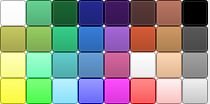
       <widget class="QFrame" name="colors_frame">
        <property name="sizePolicy">
         <sizepolicy hsizetype="Expanding" vsizetype="Expanding">
          <horstretch>0</horstretch>
          <verstretch>0</verstretch>
         </sizepolicy>
        </property>
        <property name="minimumSize">
         <size>
          <width>210</width>
          <height>104</height>
         </size>
        </property>
        <property name="maximumSize">
         <size>
          <width>160000</width>
          <height>104</height>
         </size>
        </property>
        <layout class="QGridLayout" name="gridLayout">
         <property name="margin">
          <number>0</number>
         </property>
         <property name="spacing">
          <number>0</number>
         </property>
         <item row="0" column="0">
          <widget class="QPushButton" name="pushButton_19">
           <property name="minimumSize">
            <size>
             <width>26</width>
             <height>26</height>
            </size>
           </property>
           <property name="maximumSize">
            <size>
             <width>26</width>
             <height>26</height>
            </size>
           </property>
           <property name="whatsThis">
            <string>16</string>
           </property>
           <property name="styleSheet">
            <string notr="true">background:rgb(255.000000, 255.000000, 255.000000)</string>
           </property>
           <property name="text">
            <string/>
           </property>
          </widget>
         </item>
         <item row="0" column="1">
          <widget class="QPushButton" name="pushButton_28">
           <property name="minimumSize">
            <size>
             <width>26</width>
             <height>26</height>
            </size>
           </property>
           <property name="maximumSize">
            <size>
             <width>26</width>
             <height>26</height>
            </size>
           </property>
           <property name="whatsThis">
            <string>27</string>
           </property>
           <property name="styleSheet">
            <string notr="true">background:rgb(47.940000, 159.885000, 93.075000)</string>
           </property>
           <property name="text">
            <string/>
           </property>
          </widget>
         </item>
         <item row="0" column="2">
          <widget class="QPushButton" name="pushButton_12">
           <property name="minimumSize">
            <size>
             <width>26</width>
             <height>26</height>
            </size>
           </property>
           <property name="maximumSize">
            <size>
             <width>26</width>
             <height>26</height>
            </size>
           </property>
           <property name="whatsThis">
            <string>7</string>
           </property>
           <property name="styleSheet">
            <string notr="true">background:rgb(0.000000, 70.125000, 23.970000)</string>
           </property>
           <property name="text">
            <string/>
           </property>
          </widget>
         </item>
         <item row="0" column="3">
          <widget class="QPushButton" name="pushButton_11">
           <property name="minimumSize">
            <size>
             <width>26</width>
             <height>26</height>
            </size>
           </property>
           <property name="maximumSize">
            <size>
             <width>26</width>
             <height>26</height>
            </size>
           </property>
           <property name="whatsThis">
            <string>5</string>
           </property>
           <property name="styleSheet">
            <string notr="true">background:rgb(0.000000, 4.080000, 95.115000)</string>
           </property>
           <property name="text">
            <string/>
           </property>
          </widget>
         </item>
         <item row="0" column="4">
          <widget class="QPushButton" name="pushButton_4">
           <property name="minimumSize">
            <size>
             <width>26</width>
             <height>26</height>
            </size>
           </property>
           <property name="maximumSize">
            <size>
             <width>26</width>
             <height>26</height>
            </size>
           </property>
           <property name="whatsThis">
            <string>8</string>
           </property>
           <property name="styleSheet">
            <string notr="true">background:rgb(36.975000, 0.000000, 67.065000)</string>
           </property>
           <property name="text">
            <string/>
           </property>
          </widget>
         </item>
         <item row="0" column="5">
          <widget class="QPushButton" name="pushButton_18">
           <property name="minimumSize">
            <size>
             <width>26</width>
             <height>26</height>
            </size>
           </property>
           <property name="maximumSize">
            <size>
             <width>26</width>
             <height>26</height>
            </size>
           </property>
           <property name="whatsThis">
            <string>11</string>
           </property>
           <property name="styleSheet">
            <string notr="true">background:rgb(61.965000, 33.915000, 31.110000)</string>
           </property>
           <property name="text">
            <string/>
           </property>
          </widget>
         </item>
         <item row="0" column="6">
          <widget class="QPushButton" name="pushButton_15">
           <property name="minimumSize">
            <size>
             <width>26</width>
             <height>26</height>
            </size>
           </property>
           <property name="maximumSize">
            <size>
             <width>26</width>
             <height>26</height>
            </size>
           </property>
           <property name="whatsThis">
            <string>10</string>
           </property>
           <property name="styleSheet">
            <string notr="true">background:rgb(136.935000, 70.890000, 51.000000)</string>
           </property>
           <property name="text">
            <string/>
           </property>
          </widget>
         </item>
         <item row="0" column="7">
          <widget class="QPushButton" name="pushButton">
           <property name="minimumSize">
            <size>
             <width>26</width>
             <height>26</height>
            </size>
           </property>
           <property name="maximumSize">
            <size>
             <width>26</width>
             <height>26</height>
            </size>
           </property>
           <property name="whatsThis">
            <string>1</string>
           </property>
           <property name="styleSheet">
            <string notr="true">background:rgb(0.0, 0, 0)</string>
           </property>
           <property name="text">
            <string/>
           </property>
          </widget>
         </item>
         <item row="1" column="0">
          <widget class="QPushButton" name="pushButton_26">
           <property name="minimumSize">
            <size>
             <width>26</width>
             <height>26</height>
            </size>
           </property>
           <property name="maximumSize">
            <size>
             <width>26</width>
             <height>26</height>
            </size>
           </property>
           <property name="whatsThis">
            <string>25</string>
           </property>
           <property name="styleSheet">
            <string notr="true">background:rgb(158.100000, 159.885000, 47.940000)</string>
           </property>
           <property name="text">
            <string/>
           </property>
          </widget>
         </item>
         <item row="1" column="1">
          <widget class="QPushButton" name="pushButton_27">
           <property name="minimumSize">
            <size>
             <width>26</width>
             <height>26</height>
            </size>
           </property>
           <property name="maximumSize">
            <size>
             <width>26</width>
             <height>26</height>
            </size>
           </property>
           <property name="whatsThis">
            <string>26</string>
           </property>
           <property name="styleSheet">
            <string notr="true">background:rgb(104.040000, 159.885000, 47.940000)</string>
           </property>
           <property name="text">
            <string/>
           </property>
          </widget>
         </item>
         <item row="1" column="2">
          <widget class="QPushButton" name="pushButton_24">
           <property name="minimumSize">
            <size>
             <width>26</width>
             <height>26</height>
            </size>
           </property>
           <property name="maximumSize">
            <size>
             <width>26</width>
             <height>26</height>
            </size>
           </property>
           <property name="whatsThis">
            <string>23</string>
           </property>
           <property name="styleSheet">
            <string notr="true">background:rgb(0.000000, 153.000000, 82.875000)</string>
           </property>
           <property name="text">
            <string/>
           </property>
          </widget>
         </item>
         <item row="1" column="3">
          <widget class="QPushButton" name="pushButton_9">
           <property name="minimumSize">
            <size>
             <width>26</width>
             <height>26</height>
            </size>
           </property>
           <property name="maximumSize">
            <size>
             <width>26</width>
             <height>26</height>
            </size>
           </property>
           <property name="whatsThis">
            <string>15</string>
           </property>
           <property name="styleSheet">
            <string notr="true">background:rgb(0.000000, 65.025000, 153.000000)</string>
           </property>
           <property name="text">
            <string/>
           </property>
          </widget>
         </item>
         <item row="1" column="4">
          <widget class="QPushButton" name="pushButton_31">
           <property name="minimumSize">
            <size>
             <width>26</width>
             <height>26</height>
            </size>
           </property>
           <property name="maximumSize">
            <size>
             <width>26</width>
             <height>26</height>
            </size>
           </property>
           <property name="whatsThis">
            <string>30</string>
           </property>
           <property name="styleSheet">
            <string notr="true">background:rgb(110.925000, 47.940000, 159.885000)</string>
           </property>
           <property name="text">
            <string/>
           </property>
          </widget>
         </item>
         <item row="1" column="5">
          <widget class="QPushButton" name="pushButton_57">
           <property name="minimumSize">
            <size>
             <width>26</width>
             <height>26</height>
            </size>
           </property>
           <property name="maximumSize">
            <size>
             <width>26</width>
             <height>26</height>
            </size>
           </property>
           <property name="whatsThis">
            <string>12</string>
           </property>
           <property name="styleSheet">
            <string notr="true">background:rgb(153.000000, 36.975000, 0.000000)</string>
           </property>
           <property name="text">
            <string/>
           </property>
          </widget>
         </item>
         <item row="1" column="6">
          <widget class="QPushButton" name="pushButton_25">
           <property name="minimumSize">
            <size>
             <width>26</width>
             <height>26</height>
            </size>
           </property>
           <property name="maximumSize">
            <size>
             <width>26</width>
             <height>26</height>
            </size>
           </property>
           <property name="whatsThis">
            <string>24</string>
           </property>
           <property name="styleSheet">
            <string notr="true">background:rgb(159.885000, 105.060000, 47.940000)</string>
           </property>
           <property name="text">
            <string/>
           </property>
          </widget>
         </item>
         <item row="1" column="7">
          <widget class="QPushButton" name="pushButton_13">
           <property name="minimumSize">
            <size>
             <width>26</width>
             <height>26</height>
            </size>
           </property>
           <property name="maximumSize">
            <size>
             <width>26</width>
             <height>26</height>
            </size>
           </property>
           <property name="whatsThis">
            <string>2</string>
           </property>
           <property name="styleSheet">
            <string notr="true">background:rgb(63, 63, 63)</string>
           </property>
           <property name="text">
            <string/>
           </property>
          </widget>
         </item>
         <item row="2" column="0">
          <widget class="QPushButton" name="pushButton_23">
           <property name="minimumSize">
            <size>
             <width>26</width>
             <height>26</height>
            </size>
           </property>
           <property name="maximumSize">
            <size>
             <width>26</width>
             <height>26</height>
            </size>
           </property>
           <property name="whatsThis">
            <string>22</string>
           </property>
           <property name="accessibleName">
            <string/>
           </property>
           <property name="styleSheet">
            <string notr="true">background:rgb(255.000000, 255.000000, 97.920000)</string>
           </property>
           <property name="text">
            <string/>
           </property>
          </widget>
         </item>
         <item row="2" column="1">
          <widget class="QPushButton" name="pushButton_20">
           <property name="minimumSize">
            <size>
             <width>26</width>
             <height>26</height>
            </size>
           </property>
           <property name="maximumSize">
            <size>
             <width>26</width>
             <height>26</height>
            </size>
           </property>
           <property name="whatsThis">
            <string>19</string>
           </property>
           <property name="styleSheet">
            <string notr="true">background:rgb(67.065000, 255.000000, 161.925000)</string>
           </property>
           <property name="text">
            <string/>
           </property>
          </widget>
         </item>
         <item row="2" column="2">
          <widget class="QPushButton" name="pushButton_29">
           <property name="minimumSize">
            <size>
             <width>26</width>
             <height>26</height>
            </size>
           </property>
           <property name="maximumSize">
            <size>
             <width>26</width>
             <height>26</height>
            </size>
           </property>
           <property name="whatsThis">
            <string>28</string>
           </property>
           <property name="styleSheet">
            <string notr="true">background:rgb(47.940000, 159.885000, 159.885000)</string>
           </property>
           <property name="text">
            <string/>
           </property>
          </widget>
         </item>
         <item row="2" column="3">
          <widget class="QPushButton" name="pushButton_30">
           <property name="minimumSize">
            <size>
             <width>26</width>
             <height>26</height>
            </size>
           </property>
           <property name="maximumSize">
            <size>
             <width>26</width>
             <height>26</height>
            </size>
           </property>
           <property name="whatsThis">
            <string>29</string>
           </property>
           <property name="styleSheet">
            <string notr="true">background:rgb(47.940000, 103.020000, 159.885000)</string>
           </property>
           <property name="text">
            <string/>
           </property>
          </widget>
         </item>
         <item row="2" column="4">
          <widget class="QPushButton" name="pushButton_32">
           <property name="minimumSize">
            <size>
             <width>26</width>
             <height>26</height>
            </size>
           </property>
           <property name="maximumSize">
            <size>
             <width>26</width>
             <height>26</height>
            </size>
           </property>
           <property name="whatsThis">
            <string>31</string>
           </property>
           <property name="accessibleName">
            <string/>
           </property>
           <property name="styleSheet">
            <string notr="true">background:rgb(159.885000, 47.940000, 105.060000)</string>
           </property>
           <property name="text">
            <string/>
           </property>
          </widget>
         </item>
         <item row="2" column="5">
          <widget class="QPushButton" name="pushButton_3">
           <property name="minimumSize">
            <size>
             <width>26</width>
             <height>26</height>
            </size>
           </property>
           <property name="maximumSize">
            <size>
             <width>26</width>
             <height>26</height>
            </size>
           </property>
           <property name="whatsThis">
            <string>4</string>
           </property>
           <property name="styleSheet">
            <string notr="true">background:rgb(155.04, 0, 40.035000000000004)</string>
           </property>
           <property name="text">
            <string/>
           </property>
          </widget>
         </item>
         <item row="2" column="6">
          <widget class="QPushButton" name="pushButton_22">
           <property name="minimumSize">
            <size>
             <width>26</width>
             <height>26</height>
            </size>
           </property>
           <property name="maximumSize">
            <size>
             <width>26</width>
             <height>26</height>
            </size>
           </property>
           <property name="whatsThis">
            <string>21</string>
           </property>
           <property name="styleSheet">
            <string notr="true">background:rgb(226.950000, 172.125000, 121.125000)</string>
           </property>
           <property name="text">
            <string/>
           </property>
          </widget>
         </item>
         <item row="2" column="7">
          <widget class="QPushButton" name="pushButton_59">
           <property name="minimumSize">
            <size>
             <width>26</width>
             <height>26</height>
            </size>
           </property>
           <property name="maximumSize">
            <size>
             <width>26</width>
             <height>26</height>
            </size>
           </property>
           <property name="whatsThis">
            <string>3</string>
           </property>
           <property name="styleSheet">
            <string notr="true">background:rgb(126, 126, 126)</string>
           </property>
           <property name="text">
            <string/>
           </property>
          </widget>
         </item>
         <item row="3" column="0">
          <widget class="QPushButton" name="pushButton_10">
           <property name="minimumSize">
            <size>
             <width>26</width>
             <height>26</height>
            </size>
           </property>
           <property name="maximumSize">
            <size>
             <width>26</width>
             <height>26</height>
            </size>
           </property>
           <property name="whatsThis">
            <string>17</string>
           </property>
           <property name="styleSheet">
            <string notr="true">background:rgb(255.000000, 255.000000, 0.000000)</string>
           </property>
           <property name="text">
            <string/>
           </property>
          </widget>
         </item>
         <item row="3" column="1">
          <widget class="QPushButton" name="pushButton_60">
           <property name="minimumSize">
            <size>
             <width>26</width>
             <height>26</height>
            </size>
           </property>
           <property name="maximumSize">
            <size>
             <width>26</width>
             <height>26</height>
            </size>
           </property>
           <property name="whatsThis">
            <string>14</string>
           </property>
           <property name="accessibleDescription">
            <string/>
           </property>
           <property name="styleSheet">
            <string notr="true">background:rgb(0.000000, 255.000000, 0.000000)</string>
           </property>
           <property name="text">
            <string/>
           </property>
          </widget>
         </item>
         <item row="3" column="2">
          <widget class="QPushButton" name="pushButton_17">
           <property name="minimumSize">
            <size>
             <width>26</width>
             <height>26</height>
            </size>
           </property>
           <property name="maximumSize">
            <size>
             <width>26</width>
             <height>26</height>
            </size>
           </property>
           <property name="whatsThis">
            <string>18</string>
           </property>
           <property name="styleSheet">
            <string notr="true">background:rgb(98.940000, 220.065000, 255.000000)</string>
           </property>
           <property name="text">
            <string/>
           </property>
          </widget>
         </item>
         <item row="3" column="3">
          <widget class="QPushButton" name="pushButton_14">
           <property name="minimumSize">
            <size>
             <width>26</width>
             <height>26</height>
            </size>
           </property>
           <property name="maximumSize">
            <size>
             <width>26</width>
             <height>26</height>
            </size>
           </property>
           <property name="whatsThis">
            <string>6</string>
           </property>
           <property name="accessibleName">
            <string/>
           </property>
           <property name="styleSheet">
            <string notr="true">background:rgb(0.000000, 0.000000, 255.000000)</string>
           </property>
           <property name="text">
            <string/>
           </property>
          </widget>
         </item>
         <item row="3" column="4">
          <widget class="QPushButton" name="pushButton_16">
           <property name="minimumSize">
            <size>
             <width>26</width>
             <height>26</height>
            </size>
           </property>
           <property name="maximumSize">
            <size>
             <width>26</width>
             <height>26</height>
            </size>
           </property>
           <property name="whatsThis">
            <string>9</string>
           </property>
           <property name="styleSheet">
            <string notr="true">background:rgb(198.900000, 0.000000, 198.900000)</string>
           </property>
           <property name="text">
            <string/>
           </property>
          </widget>
         </item>
         <item row="3" column="5">
          <widget class="QPushButton" name="pushButton_8">
           <property name="minimumSize">
            <size>
             <width>26</width>
             <height>26</height>
            </size>
           </property>
           <property name="maximumSize">
            <size>
             <width>26</width>
             <height>26</height>
            </size>
           </property>
           <property name="whatsThis">
            <string>13</string>
           </property>
           <property name="accessibleName">
            <string/>
           </property>
           <property name="styleSheet">
            <string notr="true">background:rgb(255.000000, 0.000000, 0.000000)</string>
           </property>
           <property name="text">
            <string/>
           </property>
          </widget>
         </item>
         <item row="3" column="6">
          <widget class="QPushButton" name="pushButton_21">
           <property name="minimumSize">
            <size>
             <width>26</width>
             <height>26</height>
            </size>
           </property>
           <property name="maximumSize">
            <size>
             <width>26</width>
             <height>26</height>
            </size>
           </property>
           <property name="whatsThis">
            <string>20</string>
           </property>
           <property name="styleSheet">
            <string notr="true">background:rgb(255.000000, 174.930000, 174.930000)</string>
           </property>
           <property name="text">
            <string/>
           </property>
          </widget>
         </item>
         <item row="3" column="7">
          <widget class="QPushButton" name="pushButton_2">
           <property name="minimumSize">
            <size>
             <width>26</width>
             <height>26</height>
            </size>
           </property>
           <property name="maximumSize">
            <size>
             <width>26</width>
             <height>26</height>
            </size>
           </property>
           <property name="whatsThis">
            <string>0</string>
           </property>
           <property name="styleSheet">
            <string notr="true">background:rgb(202, 202, 202)</string>
           </property>
           <property name="text">
            <string/>
           </property>
           <property name="default">
            <bool>false</bool>
           </property>
           <property name="flat">
            <bool>false</bool>
           </property>
          </widget>
         </item>
        </layout>
       </widget>
